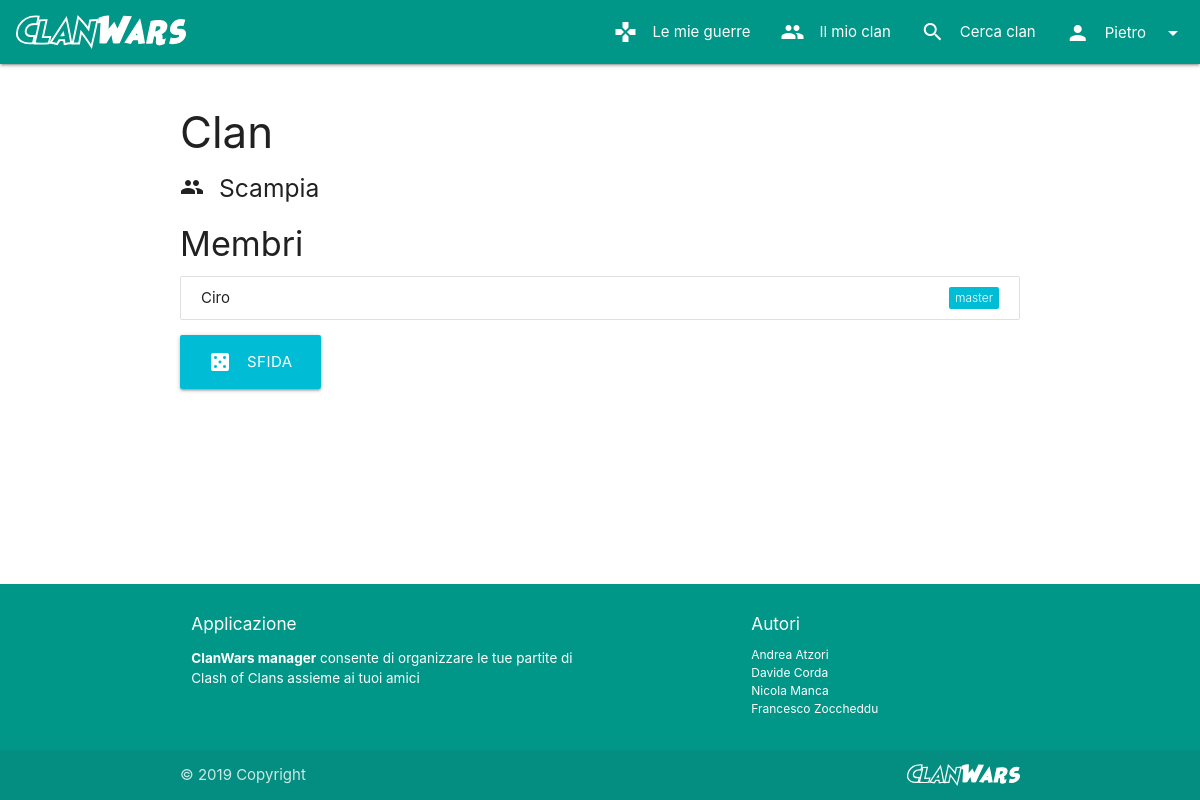
The page /clans/1 (signed in) on the database its author committed.
### manager/models.py (models this page shows, shortened)
class User(AbstractUser):
    clan = models.ForeignKey("Clan", on_delete=models.SET_NULL, null=True, blank=True, related_name="members")

class Clan(models.Model):
    name = models.CharField(max_length=30, verbose_name="Nome")
    clanMaster = models.OneToOneField(User, on_delete=models.CASCADE, related_name="+", null=False, blank=False)
    maxMembers = models.PositiveSmallIntegerField(default=20, validators=[MinValueValidator(1), MaxValueValidator(50)], verbose_name="Numero massimo di membri")
    def get_absolute_url(self):
        return reverse("clans_details", kwargs={'pk': self.pk})

### manager/views/clans.py (the view)
# urls.py: path(r'<int:pk>', ClanDetailsDispatcherView.as_view(), name='clans_details'),
class ClanDetailsDispatcherView(View):
    def dispatch(self, request, **kwargs):
        clan = get_object_or_404(Clan, pk=self.kwargs.get("pk"))
        if request.user.is_authenticated and clan.clanMaster == request.user:
            view = ClanUpdateView.as_view()
        else:
            view = ClanDetailsView.as_view()
        return view(request, **kwargs)

### manager/templatetags/postlinks.py (called while the page is built)
@register.inclusion_tag("commons/tags/hiddenform.html")
def hiddenform():
    return {"id": _form_id, "action": "."}

@register.inclusion_tag("commons/tags/submit.js")
def submit(action):
    return {"id": _form_id, "action": action}

@register.inclusion_tag("commons/tags/onClick.html")
def submitOnClick(action):
    return {"action": render_to_string("commons/tags/submit.js", submit(action))}

### manager/templatetags/toasts.py (called while the page is built)
@register.simple_tag()
def toast_if(condition, message, icon=None):
    return mark_safe(render_to_string("commons/tags/toast.html", toast(message, icon)) if condition else "")

### manager/templates/clans/details.html (shortened to what this page needs)
{% extends 'base.html' %}
{% block content %}
{% load postlinks %}
{% if clan == user.clan %}
<h3>Il mio clan</h3>
{% else %}
<h3>Clan</h3>
{% endif %}
<h5>
    <i class="material-icons left">people</i>
    {{clan.name}}
</h5>
<h4>Membri</h4>
<ul class="collection">
    {% for member in clan.members.all %}
    <li class="collection-item">
        {{member.username}}
        {% if clan.clanMaster == member%}
        <span class="new badge" data-badge-caption="master"></span>
        {% endif %}
    </li>
    {% endfor %}
</ul>
{% if user.is_authenticated and user.clan is not None and user.clan.clanMaster == user %}
{% url 'clans_fight' clan.pk as fightUrl %}
<a class="waves-effect waves-light btn-large" {% submitOnClick fightUrl %}>
    <i class="material-icons left">casino</i>
    Sfida
</a>
{% endif %}
{% load toasts %}
{% endblock %}

### manager/templates/commons/navbar.html (shortened to what this page needs)
{% load static %}
{% load postlinks %}
{% url 'clans_create' as createClanUrl %}
<nav>
    <div class="nav-wrapper">
        <a href="{% url 'home' %}" class="brand-logo">
            <img class="logo-img" src="{% static "images/logotype.svg" %}">
        </a>
        <ul class="right hide-on-med-and-down">
            {% if request.user.is_authenticated %}
            {% if request.user.clan is not None %}
            <li class="waves-effect">
                <a href="{% url 'wars_list' %}">
                    <i class="material-icons left">gamepad</i>
                    Le mie guerre
                </a>
            </li>
            {% endif %}
            <li class="waves-effect">
                {% if request.user.clan is not None %}
                <a href="{{user.clan.get_absolute_url}}">
                    <i class="material-icons left">people</i>
                    Il mio clan
                </a>
                {% else %}
                <a {% submitOnClick createClanUrl %}>
                    <i class="material-icons left">add</i>
                    Crea clan
                </a>
                {% endif %}
            </li>
            {% endif %}
            <li class="waves-effect">
                <a href="{% url 'clans_list' %}">
                    <i class="material-icons left">search</i>
                    Cerca clan
                </a>
            </li>
            {% if request.user.is_authenticated %}
            <li>
                <a class="dropdown-trigger waves-effect no-autoinit" href="#!" data-target="logout-dropdown">
                    <i class="material-icons left">person</i>
                    {{user.username}}
                    <i class="material-icons right">arrow_drop_down</i>
                </a>
            </li>
            {% endif %}
        </ul>
    </div>
</nav>

### manager/static/css/style.css (style rules this page uses)
.logo-img { max-height: 64px !important; padding: 15px 0 !important; margin-left: 0.5em; margin-right: 0.5em; }
body { display: flex; min-height: 100vh; flex-direction: column; }

### rows shown on the page
User: username "Pietro"
Clan: name "Scampia"
User: username "Ciro"
